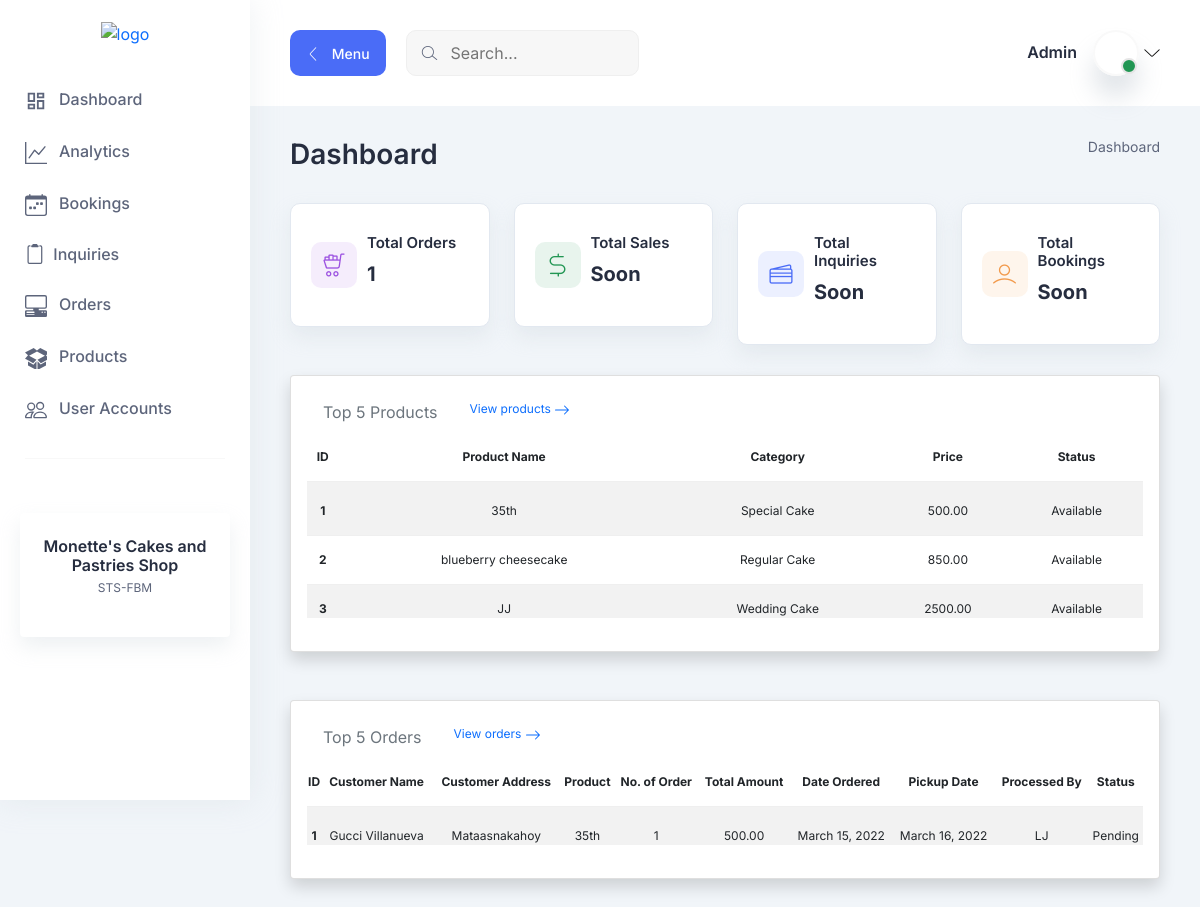
Before: / (signed in) with the older database file.
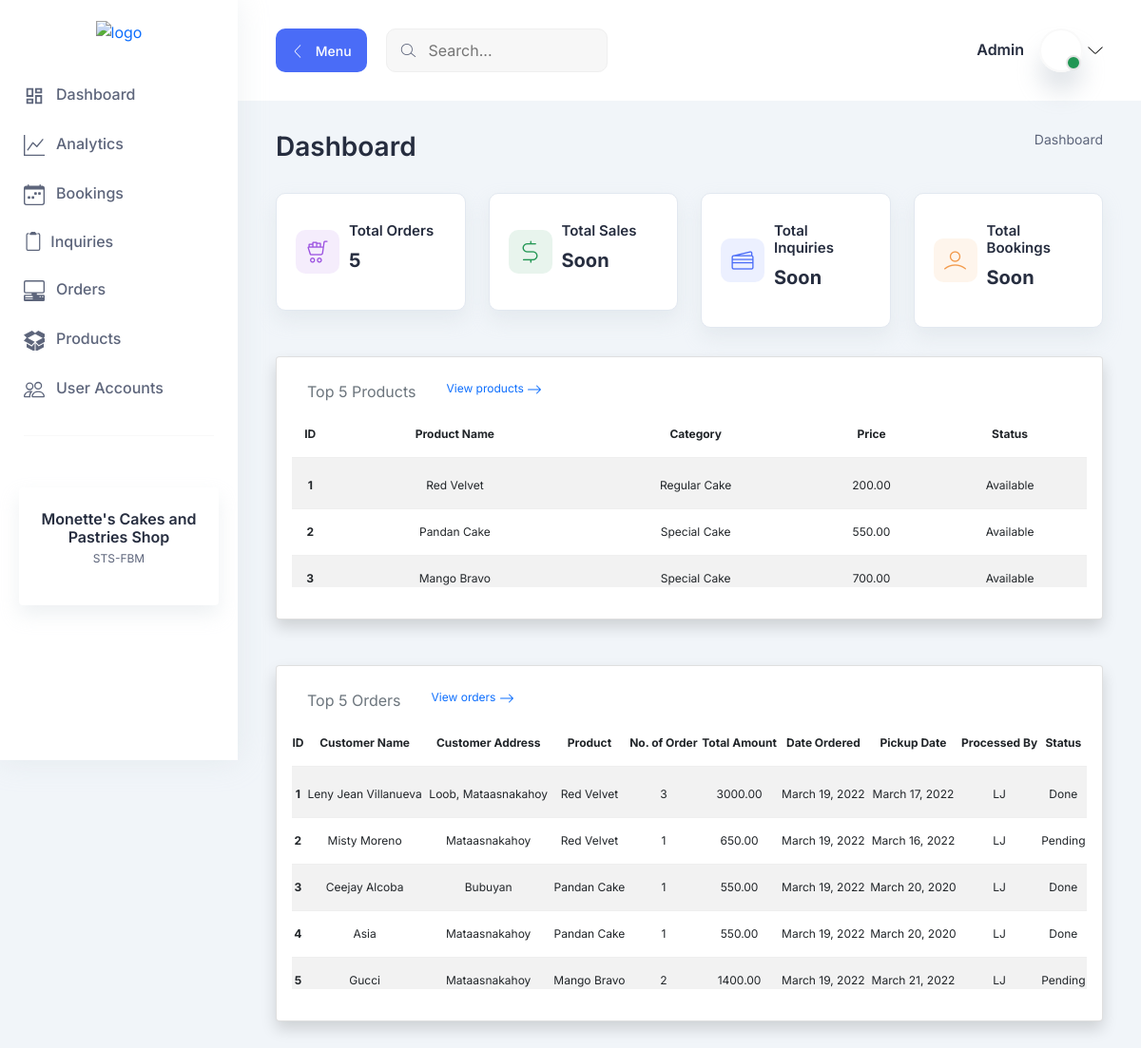
After: the same page with the newer database file.
### products/models.py (models this page shows)
class Products(models.Model):
    status = (
        ("Available", "Available"),
        ("Not Available", "Not Available")
    )
    product_name = models.CharField(max_length=255)
    category = models.ForeignKey(Category, on_delete=models.CASCADE)
    price = models.DecimalField(max_digits=10, decimal_places=2)
    status = models.CharField(max_length=255, choices=status)
    class Meta:
        verbose_name = "Products"
    def __str__(self):
        return self.product_name

class Category(models.Model):
    category = models.CharField(max_length=255)
    class Meta:
        verbose_name = "Category"
    def __str__(self):
        return self.category

### orders/models.py (models this page shows, shortened)
class Orders(models.Model):
    status = (
        ("Pending" , "Pending"),
        ("Done" , "Done")
    )
    customer_name = models.CharField(max_length=255)
    customer_address = models.CharField(max_length=255)
    products = models.ForeignKey(Products, on_delete=models.CASCADE)
    no_of_order = models.IntegerField()
    total_amount = models.DecimalField(max_digits=10, decimal_places=2)
    date_ordered = models.DateField(auto_now_add=True)
    pickup_date = models.DateField(auto_now_add=False)
    processed_by = models.CharField(max_length=255)
    status = models.CharField(max_length=255, choices=status)
    class Meta:
        verbose_name = "Orders"

### dashboard/views.py (the view)
# urls.py: path("", homepage, name="homepage"),
@login_required
def homepage(request):
    template_name = "dashboard/homepage.html"
    orders = Orders.objects.all()[:5]
    products = Products.objects.all()[:5]
    total_orders = Orders.objects.all().count()
    context = {
        "orders" : orders,
        "products" : products,
        "total_orders" : total_orders
    }
    return render(request, template_name, context)

### dashboard/templates/dashboard/homepage.html
{% extends 'base.html' %} {% block body %}
<section class="section">
  <div class="container-fluid">
    <div class="title-wrapper pt-30">
      <div class="row align-items-center">
        <div class="col-md-6">
          <div class="title mb-30">
            <h2>Dashboard</h2>
          </div>
        </div>
        <div class="col-md-6">
          <div class="breadcrumb-wrapper mb-30">
            <nav aria-label="breadcrumb">
              <ol class="breadcrumb">
                <li class="breadcrumb-item">
                  <a href="/">Dashboard</a>
                </li>
              </ol>
            </nav>
          </div>
        </div>
      </div>
    </div>
    <div class="row">
      <div class="col-xl-3 col-lg-4 col-sm-6">
        <div class="icon-card mb-30">
          <div class="icon purple">
            <i class="lni lni-cart-full"></i>
          </div>
          <div class="content">
            <h6 class="mb-10">Total Orders</h6>
            <h3 class="text-bold mb-10">{{total_orders}}</h3>
          </div>
        </div>
      </div>
      <div class="col-xl-3 col-lg-4 col-sm-6">
        <div class="icon-card mb-30">
          <div class="icon success">
            <i class="lni lni-dollar"></i>
          </div>
          <div class="content">
            <h6 class="mb-10">Total Sales</h6>
            <h3 class="text-bold mb-10">Soon</h3>
          </div>
        </div>
      </div>
      <div class="col-xl-3 col-lg-4 col-sm-6">
        <div class="icon-card mb-30">
          <div class="icon primary">
            <i class="lni lni-credit-cards"></i>
          </div>
          <div class="content">
            <h6 class="mb-10">Total Inquiries</h6>
            <h3 class="text-bold mb-10">Soon</h3>
          </div>
        </div>
      </div>
      <div class="col-xl-3 col-lg-4 col-sm-6">
        <div class="icon-card mb-30">
          <div class="icon orange">
            <i class="lni lni-user"></i>
          </div>
          <div class="content">
            <h6 class="mb-10">Total Bookings</h6>
            <h3 class="text-bold mb-10">Soon</h3>
          </div>
        </div>
      </div>
    </div>
    <div class="dashboard-products">
      {% include "dashboard/products.html" %}
    </div>
    <div class="dashboard-orders mt-5">
      {% include "dashboard/orders.html" %}
    </div>
  </div>
</section>
{% endblock %}

### dashboard/templates/dashboard/products.html
<div class="card shadow rounded" style="font-size: 12px;">
  <div class="card-body">
    <table class="table table-striped">
      <ul class="nav">
        <li class="nav-item">
          <p class="nav-link active text-muted">Top 5 Products</p>
        </li>
        <li class="nav-item">
          <a class="nav-link text-decoration-none" href="{% url "products-list" %}">
            View products
            <svg xmlns="http://www.w3.org/2000/svg" width="16" height="16" fill="currentColor" class="bi bi-arrow-right" viewBox="0 0 16 16">
              <path fill-rule="evenodd" d="M1 8a.5.5 0 0 1 .5-.5h11.793l-3.147-3.146a.5.5 0 0 1 .708-.708l4 4a.5.5 0 0 1 0 .708l-4 4a.5.5 0 0 1-.708-.708L13.293 8.5H1.5A.5.5 0 0 1 1 8z"/>
            </svg>
          </a>
        </li>
      </ul>
      <thead>
        <tr class="text-center">
          <th scope="col">ID</th>
          <th scope="col">Product Name</th>
          <th scope="col">Category</th>
          <th scope="col">Price</th>
          <th scope="col">Status</th>
        </tr>
      </thead>
      <tbody>
        {% for list in products %}
          <tr class="text-center">
            <th scope="row">{{forloop.counter}}</th>
            <td>{{list.product_name}}</td>
            <td>{{list.category}}</td>
            <td>{{list.price}}</td>
            <td>{{list.status}}</td>
          </tr>
        {% endfor %}
        </tbody>
  </table>
</div>

### dashboard/templates/dashboard/orders.html
<div class="card shadow rounded" style="font-size:  12px;">
    <div class="card-body">
        <table class="table table-striped">
            <ul class="nav">
                <li class="nav-item">
                  <p class="nav-link active text-muted">Top 5 Orders</p>
                </li>
                <li class="nav-item">
                    <a class="nav-link text-decoration-none" href="{% url "orders-list" %}">
                        View orders
                        <svg xmlns="http://www.w3.org/2000/svg" width="16" height="16" fill="currentColor" class="bi bi-arrow-right" viewBox="0 0 16 16">
                          <path fill-rule="evenodd" d="M1 8a.5.5 0 0 1 .5-.5h11.793l-3.147-3.146a.5.5 0 0 1 .708-.708l4 4a.5.5 0 0 1 0 .708l-4 4a.5.5 0 0 1-.708-.708L13.293 8.5H1.5A.5.5 0 0 1 1 8z"/>
                        </svg>
                      </a>
                </li>
              </ul>
            <thead>
                <tr class="text-center">
                    <th  scope="col">ID </th>
                    <th scope="col">Customer Name</th>
                    <th scope="col">Customer Address</th>
                    <th scope="col">Product</th>
                    <th scope="col">No. of Order</th>
                    <th scope="col">Total Amount</th>
                    <th scope="col">Date Ordered</th>
                    <th scope="col">Pickup Date</th>
                    <th scope="col">Processed By</th>
                    <th scope="col">Status</th>
                </tr>
            </thead>
            <tbody>
                {% for list in orders %}
                <tr class="text-center">
                    <th scope="row">{{forloop.counter}}</th>
                    <td>{{list.customer_name}}</td>
                    <td>{{list.customer_address}}</td>
                    <td>{{list.products}}</td>
                    <td>{{list.no_of_order}}</td>
                    <td>{{list.total_amount}}</td>
                    <td>{{list.date_ordered}}</td>
                    <td>{{list.pickup_date}}</td>
                    <td>{{list.processed_by}}</td>
                    <td>{{list.status}}</td>
                </tr>
                {% endfor %}
            </tbody>
      </table>
    </div>
</div>

Changed rows visible on the page:
removed Products: product_name "35th", category "Special Cake", price "500.00", status "Available"
removed Products: product_name "blueberry cheesecake", category "Regular Cake", price "850.00", status "Available"
removed Products: product_name "JJ", category "Wedding Cake", price "2500.00", status "Available"
removed Orders: customer_name "Gucci Villanueva", customer_address "Mataasnakahoy", products "35th", no_of_order "1", total_amount "500.00", date_ordered "March 15, 2022", pickup_date "March 16, 2022", processed_by "LJ", status "Pending"
added Products: product_name "Red Velvet", category "Regular Cake", price "200.00", status "Available"
added Products: product_name "Pandan Cake", category "Special Cake", price "550.00", status "Available"
added Products: product_name "Mango Bravo", category "Special Cake", price "700.00", status "Available"
added Orders: customer_name "Leny Jean Villanueva", customer_address "Loob, Mataasnakahoy", products "Red Velvet", no_of_order "3", total_amount "3000.00", date_ordered "March 19, 2022", pickup_date "March 17, 2022", processed_by "LJ", status "Done"
added Orders: customer_name "Misty Moreno", customer_address "Mataasnakahoy", products "Red Velvet", no_of_order "1", total_amount "650.00", date_ordered "March 19, 2022", pickup_date "March 16, 2022", processed_by "LJ", status "Pending"
added Orders: customer_name "Ceejay Alcoba", customer_address "Bubuyan", products "Pandan Cake", no_of_order "1", total_amount "550.00", date_ordered "March 19, 2022", pickup_date "March 20, 2020", processed_by "LJ", status "Done"
added Orders: customer_name "Asia", customer_address "Mataasnakahoy", products "Pandan Cake", no_of_order "1", total_amount "550.00", date_ordered "March 19, 2022", pickup_date "March 20, 2020", processed_by "LJ", status "Done"
added Orders: customer_name "Gucci", customer_address "Mataasnakahoy", products "Mango Bravo", no_of_order "2", total_amount "1400.00", date_ordered "March 19, 2022", pickup_date "March 21, 2022", processed_by "LJ", status "Pending"
Other visible differences:
{{ total_orders }}: "1" → "5"
